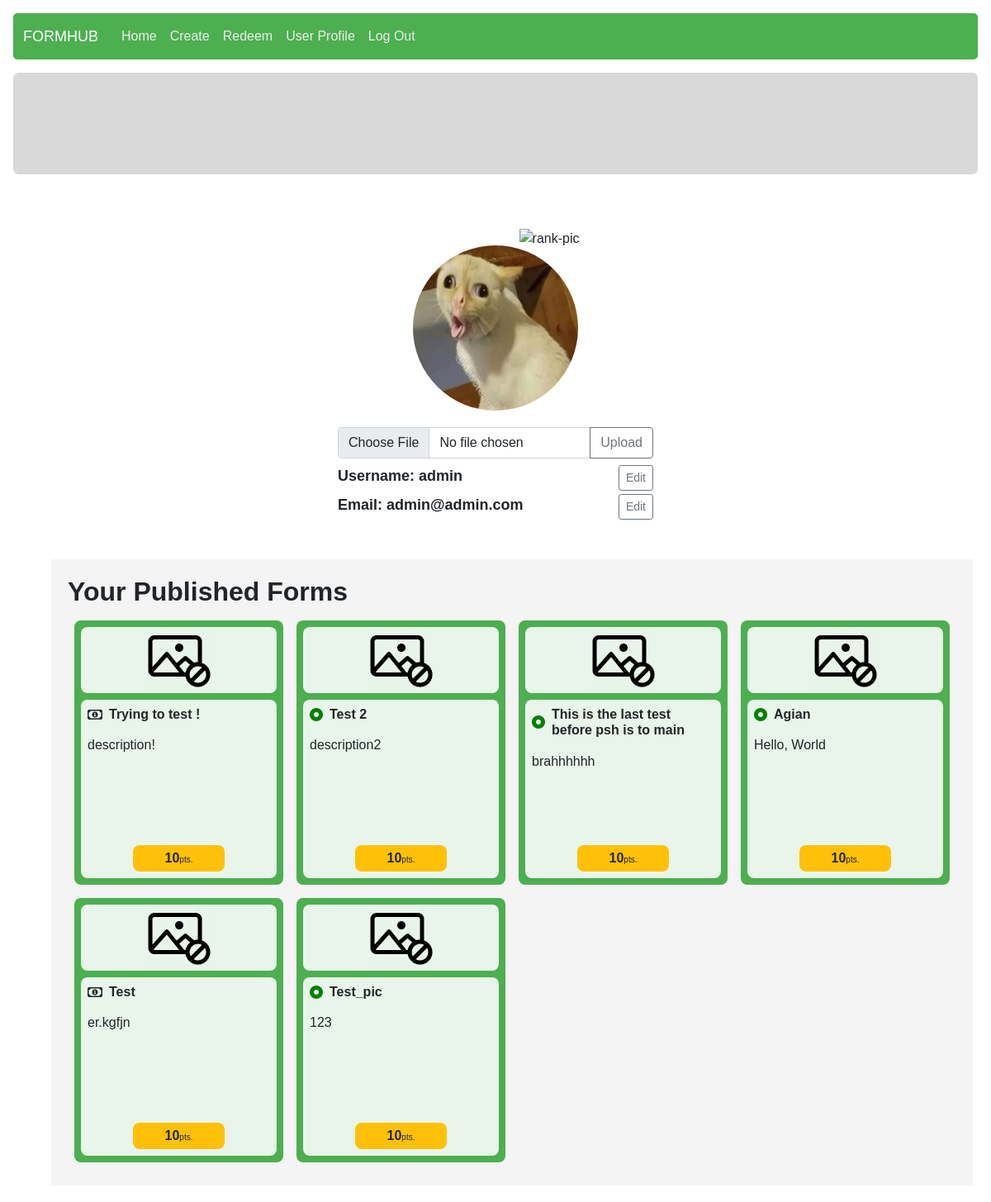
The page /account/ (signed in) on the database its author committed.
### authentication/models.py (models this page shows, shortened)
class User(AbstractUser):
    student_id = models.CharField(max_length = 10, null = True)
    profile_img = models.ImageField(
        upload_to="static/userprofile/imgs",
        null = True,
        default = "static/userprofile/imgs/default.jpg")

### form_management/models.py (models this page shows, shortened)
class Form(models.Model):
    owner = models.ForeignKey(User, on_delete = models.CASCADE)
    form_name = models.CharField(max_length = 125)
    description = models.CharField(max_length = 1000)
    category = models.ForeignKey(Category, on_delete = models.CASCADE, null = True)
    design = models.JSONField()
    creation_timestamp = models.DateTimeField(auto_now_add = True)
    publish_timestamp = models.DateTimeField(null = True)
    is_open = models.BooleanField(default = False)
    is_sale = models.BooleanField(default = False)
    form_point = models.ForeignKey(Point, on_delete = models.CASCADE, related_name="form_point")
    form_pic = models.ImageField(
        upload_to="static/form_management/imgs",
        null = True,
        default = "static/form_management/imgs/no-pic.png")

class Point(models.Model):
    form_size = models.CharField(max_length = 2)
    point = models.IntegerField()
    description = models.CharField(max_length = 50, null = True)
    lower_bound = models.IntegerField()
    upper_bound = models.IntegerField()
    def __str__(self):
        return f"{self.point}"

### userprofile/views.py (the view)
# urls.py: path("", views.index, name="index"),
@login_required
def index(request):
    user = User.objects.get(pk = request.user.id)
    user_forms = Form.objects.filter(owner = user)
    responses = PointTransaction.objects.filter(user_id = user)
    num_responses = len(responses)
    if num_responses >= 50:
        rank = 'https://icons.iconarchive.com/icons/iconarchive/badge-trophy/256/Badge-Trophy-21-icon.png'
    elif num_responses >= 25:
        rank = 'https://icons.iconarchive.com/icons/iconarchive/badge-trophy/256/Badge-Trophy-Diamond-4-icon.png'
    else:
        rank = 'https://icons.iconarchive.com/icons/iconarchive/badge-trophy/256/Badge-Trophy-Rubin-2-icon.png'
    dataset_transaction = PointTransaction.objects.filter(user_id=user, point__lt = 0)
    user_datasets = Form.objects.filter(id__in = dataset_transaction)
    return render(request, "userprofile/index.html", {
        "user_profile": user,
        "user_forms": user_forms,
        "rank": rank,
        "user_datasets": user_datasets,
        "form_section_title": "Your Published Forms"
    })

### templates/userprofile/index.html (shortened to what this page needs)
{% extends "layout.html" %}
{% load static %}
{% block extra_css %}
    <link rel="stylesheet" href="{% static 'userprofile/userprofile.css' %}">
    <link rel="stylesheet" href="{% static 'answering/index.css' %}">
{% endblock %}
{% block body %}
<div class="container" id ="profile">
    <div class="container mb-5" id="user-prof">
        <div class="container" style="display: flex; flex-direction: column; align-items: center;">
            <img style="height: 70px; width: auto;" src="{{ rank }}" alt="rank-pic" id="rank-pic">
            <img id="prof-pic" src="/{{ user_profile.profile_img }}" >
            {% if user_profile.username == user.username %}
                <div class="input-group">
                    <input type="file" class="form-control" id="fileupload" aria-describedby="inputGroupFileAddon04" aria-label="Upload">
                    <button class="btn btn-outline-secondary" type="button" id="inputGroupFileAddon04" onclick="uploadFile()">Upload</button>
                </div>
            {% endif %}
        </div>
        <div class="basics container my-2" id="your-rank">
            <div class="basic-info d-flex justify-content-between mb-1">
                <div id="acct_name">Username: {{ user_profile.username }}</div>
                {% if user_profile.username == user.username %}
                    <button type="button" class="btn btn-outline-secondary btn-sm edit-button" id="edit-acct-name">Edit</button>
                {% endif %}
            </div>
            <div class="basic-info d-flex justify-content-between mb-1">
                <div id="email">Email: {{ user_profile.email }}</div>
                {% if user_profile.username == user.username %}
                    <button type="button" class="btn btn-outline-secondary btn-sm edit-button" id="edit-mail">Edit</button>
                {% endif %}
            </div>
        </div>
    </div>
    <div class="container" id="user-prof-forms">
        <h2><strong>{{ form_section_title }}</strong></h2>
        <div class="all-forms d-flex flex-row flex-wrap">
            {% for form in user_forms %}
                <div class="form-card p-2 d-flex flex-column col-sm-6 col-md-4 col-lg-3" data-code="{{ form.id }}">
                    <div class="form p-2 d-flex flex-column">
                        <div class="img-container d-flex justify-content-center">
                            <img data-code="{{ form.id }}" src="/{{ form.form_pic }}" alt="no-photo">
                        </div>
                        <div class="form-meta-data mt-2 p-2">
                            <div class="header d-flex align-items-center mb-3">
                                {% if form.owner.username == user.username %}
                                    {% if not form.is_sale %}
                                        <i class="fa-solid fa-circle-dot status me-2 {% if form.is_open %} active {% else %} closed {% endif %}"></i>
                                    {% else %}
                                        <i class="fa-regular fa-money-bill-1 status me-2"></i>
                                    {% endif %}
                                {% endif %}
                                <h6 class="form-name my-0">{{ form.form_name }}</h6>
                            </div>
                            <div class="description">
                                {{ form.description }}
                            </div>
                            <div class="bottom-section mt-auto p-1">
                                <span class="point">{{ form.form_point }}</span><span class="unit">pts.</span>
                            </div>
                        </div>
                    </div>
                </div>
            {% empty %}
                <h3>No form</h3>
            {% endfor %}
        </div>
    </div>
</div>
{% endblock %}

### static/core/core.css (style rules this page uses)
* { margin: 0; padding: 0; box-sizing: border-box; font-family: Helvetica; }

### static/userprofile/userprofile.css (style rules this page uses)
#prof-pic { border-radius: 50%; width: 200px; height: 200px; margin-bottom:20px; }
#user-prof { max-width: 430px; }
#acct_name, #email { font-weight: bold; font-size: large; }
#rank-pic { position: relative; top: 50px; left: 65px; }
#user-prof-forms { margin: 20px; padding: 20px; background-color: #F4F4F4; }
.active { color: green; }

### static/answering/index.css (style rules this page uses)
:root { --main-bg: #4CAF50; --card-trans-bg: #FFFFFFE0; }

### rows shown on the page
User: profile_img (picture), username "admin", email "admin@admin.com"
Form: form_pic (placeholder picture), is_sale True (drawn), form_name "Trying to test !", description "description!", form_point "10"
Form: form_pic (placeholder picture), is_sale False (drawn), form_name "Test 2", description "description2", form_point "10"
Form: form_pic (placeholder picture), is_sale False (drawn), form_name "This is the last test before psh is to main", description "brahhhhhh", form_point "10"
Form: form_pic (placeholder picture), is_sale False (drawn), form_name "Agian", description "Hello, World", form_point "10"
Form: form_pic (placeholder picture), is_sale True (drawn), form_name "Test", description "er.kgfjn", form_point "10"
Form: form_pic (placeholder picture), is_sale False (drawn), form_name "Test_pic", description "123", form_point "10"
